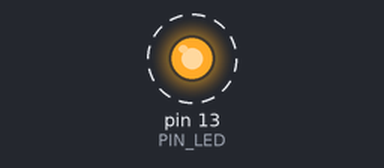
The sketch below on a simulated Arduino Uno, built with avr-gcc and run on an emulated ATmega328P. Parts: output pins drawn as LEDs (lit = HIGH). Dashed ring = blinking. What the sketch prints to the serial monitor is not drawn.

Above: at 0.5 s.
Timing chart, 0 to 4.6 s (numbered marks = the images above):
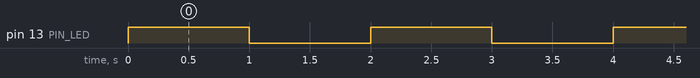

Measured:
- by itself, pin 13 (PIN_LED): alternates HIGH for 1.0 s and LOW for 1.0 s

The sketch:

04_example_3.ino
```cpp
#define PIN_LED 13
unsigned int cnt,tog;
void setup() {
  // put your setup code here, to run once:
  pinMode(PIN_LED,1);
  Serial.begin(115200);
  while(!Serial){
    //Serial.println("wait!!!");
    delay(100);
  }
  Serial.println("hello world");
  cnt=tog=0;
  digitalWrite(PIN_LED,tog);
}

void loop() {
  // put your main code here, to run repeatedly:
  Serial.print(++cnt);
  tog=!tog;
  digitalWrite(PIN_LED,tog);
  delay(1000);
}
```
